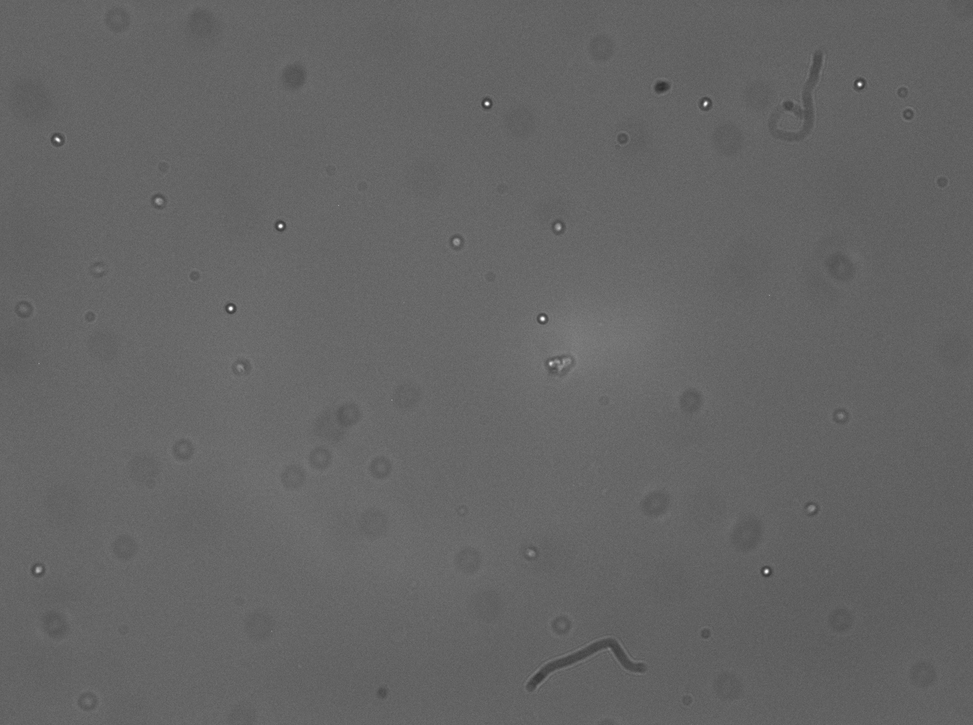
#> input picture 14_59_51_frame_0.tif, 973 x 725 px, shrunk from 1384 x 1032 before the run; the run also reads 1 picture not shown here
$ python ImageExtractionTest.py
#> lines starting #> are read from the running program, lines starting #| are printed output that depends on the picture
import numpy as np
from PIL import Image


img1 = np.asarray(Image.open("14_59_51_frame_0.tif"))
#> img1 is the input picture: shape (725, 973); min 44, max 255, mean 100.6
img2 = np.asarray(Image.open("14_59_51_frame_1.tif"))

# Create a boolean mask for different pixels
# This assumes both images have the same shape
mask = img1 != img2
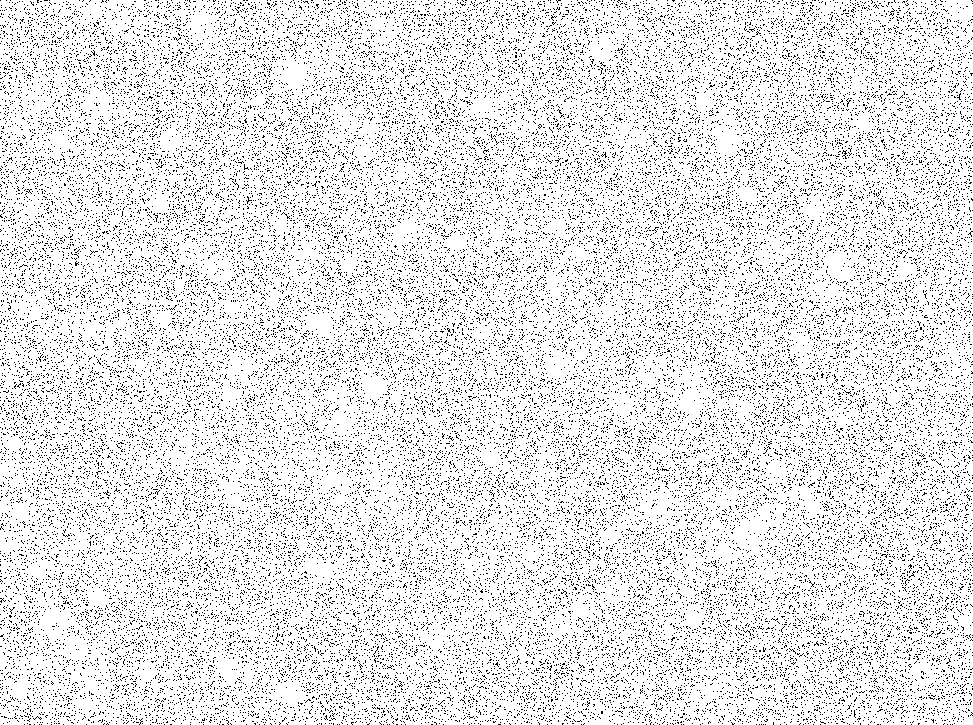
#> mask: shape (725, 973) bool; 89.8% white; black in thin lines or dots

# Find the coordinates of the different pixels (returns a list of [y, x] coordinates)
# If you want to use a threshold for minor differences, you can sum the absolute differences and compare to a threshold
# Example for threshold: mask = np.sum(np.abs(img1 - img2), axis=-1) > threshold
coords = np.argwhere(mask)
#> coords = 633199 pairs, first value 0 to 724, second value 0 to 972

# Print or process the coordinates
print(f"Found {len(coords)} different pixels.")
#| Found 633199 different pixels.
# print(coords)

print(coords)
#> (printed output is left out)

import matplotlib.pyplot as plt
import matplotlib
import numpy as np
import skimage as ski

matplotlib.rcParams['font.size'] = 18

moon = ski.io.imread('14_59_51_frame_0.tif')
moon2 = ski.io.imread('14_59_51_frame_1.tif')
edges = ski.filters.sobel(moon)
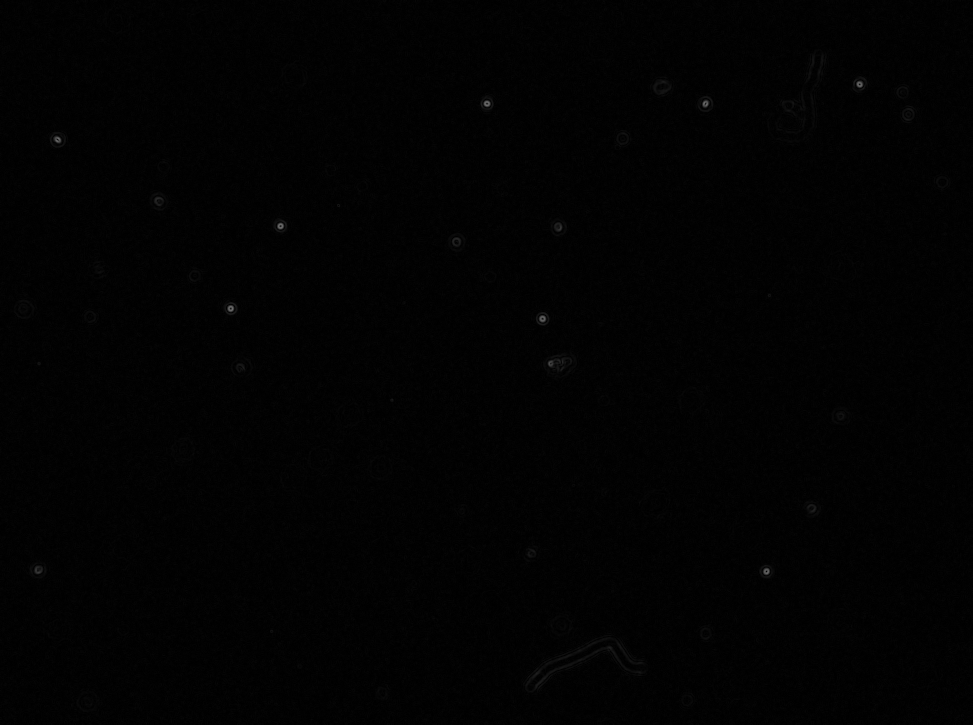
#> edges: shape (725, 973) float64; min 0, max 0.424, mean 0.00922
edges2 = ski.filters.sobel(moon2)

fig, axes = plt.subplots(nrows=1, ncols=2, figsize=(10, 5))

# Display first image
axes[0].imshow(edges, cmap='gray')
axes[0].set_title("Image 1")
axes[0].axis('off')  # Hide axis labels

# Display second image
axes[1].imshow(edges2, cmap='gray')
axes[1].set_title("Image 2")
axes[1].axis('off')

plt.tight_layout()
plt.show()
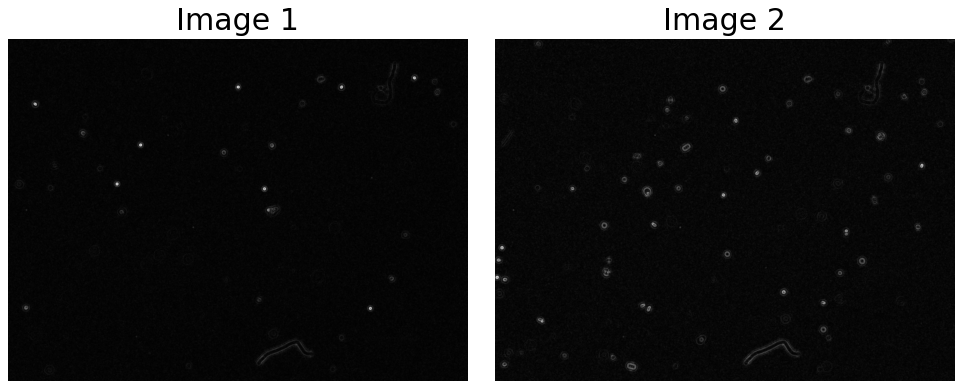
#> figure drawn by matplotlib, 2 panels
